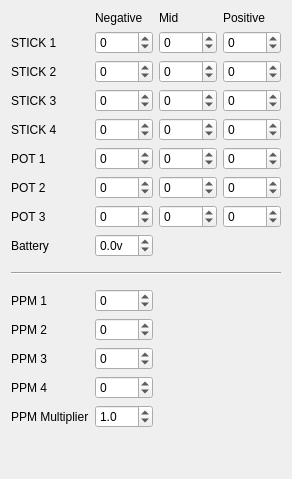
     <widget class="QWidget" name="tabCalibration">
      <attribute name="title">
       <string>Calibration</string>
      </attribute>
      <layout class="QGridLayout" name="gridLayout_2" columnstretch="0,1,1,1">
       <item row="0" column="1">
        <widget class="QLabel" name="label_24">
         <property name="text">
          <string>Negative</string>
         </property>
        </widget>
       </item>
       <item row="0" column="2">
        <widget class="QLabel" name="label_25">
         <property name="text">
          <string>Mid</string>
         </property>
        </widget>
       </item>
       <item row="0" column="3">
        <widget class="QLabel" name="label_26">
         <property name="text">
          <string>Positive</string>
         </property>
        </widget>
       </item>
       <item row="1" column="0">
        <widget class="QLabel" name="label_15">
         <property name="text">
          <string>STICK 1</string>
         </property>
        </widget>
       </item>
       <item row="1" column="1">
        <widget class="QSpinBox" name="ana1Neg">
         <property name="statusTip">
          <string/>
         </property>
         <property name="minimum">
          <number>-9999</number>
         </property>
         <property name="maximum">
          <number>9999</number>
         </property>
        </widget>
       </item>
       <item row="1" column="2">
        <widget class="QSpinBox" name="ana1Mid">
         <property name="statusTip">
          <string/>
         </property>
         <property name="minimum">
          <number>-9999</number>
         </property>
         <property name="maximum">
          <number>9999</number>
         </property>
         <property name="value">
          <number>0</number>
         </property>
        </widget>
       </item>
       <item row="1" column="3">
        <widget class="QSpinBox" name="ana1Pos">
         <property name="statusTip">
          <string/>
         </property>
         <property name="minimum">
          <number>-9999</number>
         </property>
         <property name="maximum">
          <number>9999</number>
         </property>
        </widget>
       </item>
       <item row="2" column="0">
        <widget class="QLabel" name="label_16">
         <property name="text">
          <string>STICK 2</string>
         </property>
        </widget>
       </item>
       <item row="2" column="1">
        <widget class="QSpinBox" name="ana2Neg">
         <property name="statusTip">
          <string/>
         </property>
         <property name="minimum">
          <number>-9999</number>
         </property>
         <property name="maximum">
          <number>9999</number>
         </property>
        </widget>
       </item>
       <item row="2" column="2">
        <widget class="QSpinBox" name="ana2Mid">
         <property name="statusTip">
          <string/>
         </property>
         <property name="minimum">
          <number>-9999</number>
         </property>
         <property name="maximum">
          <number>9999</number>
         </property>
        </widget>
       </item>
       <item row="2" column="3">
        <widget class="QSpinBox" name="ana2Pos">
         <property name="statusTip">
          <string/>
         </property>
         <property name="minimum">
          <number>-9999</number>
         </property>
         <property name="maximum">
          <number>9999</number>
         </property>
        </widget>
       </item>
       <item row="3" column="0">
        <widget class="QLabel" name="label_17">
         <property name="text">
          <string>STICK 3</string>
         </property>
        </widget>
       </item>
       <item row="3" column="1">
        <widget class="QSpinBox" name="ana3Neg">
         <property name="statusTip">
          <string/>
         </property>
         <property name="minimum">
          <number>-9999</number>
         </property>
         <property name="maximum">
          <number>9999</number>
         </property>
        </widget>
       </item>
       <item row="3" column="2">
        <widget class="QSpinBox" name="ana3Mid">
         <property name="statusTip">
          <string/>
         </property>
         <property name="minimum">
          <number>-9999</number>
         </property>
         <property name="maximum">
          <number>9999</number>
         </property>
        </widget>
       </item>
       <item row="3" column="3">
        <widget class="QSpinBox" name="ana3Pos">
         <property name="statusTip">
          <string/>
         </property>
         <property name="minimum">
          <number>-9999</number>
         </property>
         <property name="maximum">
          <number>9999</number>
         </property>
        </widget>
       </item>
       <item row="4" column="0">
        <widget class="QLabel" name="label_18">
         <property name="text">
          <string>STICK 4</string>
         </property>
        </widget>
       </item>
       <item row="4" column="1">
        <widget class="QSpinBox" name="ana4Neg">
         <property name="statusTip">
          <string/>
         </property>
         <property name="minimum">
          <number>-9999</number>
         </property>
         <property name="maximum">
          <number>9999</number>
         </property>
         <property name="value">
          <number>0</number>
         </property>
        </widget>
       </item>
       <item row="4" column="2">
        <widget class="QSpinBox" name="ana4Mid">
         <property name="statusTip">
          <string/>
         </property>
         <property name="minimum">
          <number>-9999</number>
         </property>
         <property name="maximum">
          <number>9999</number>
         </property>
        </widget>
       </item>
       <item row="4" column="3">
        <widget class="QSpinBox" name="ana4Pos">
         <property name="statusTip">
          <string/>
         </property>
         <property name="minimum">
          <number>-9999</number>
         </property>
         <property name="maximum">
          <number>9999</number>
         </property>
        </widget>
       </item>
       <item row="5" column="0">
        <widget class="QLabel" name="label_19">
         <property name="text">
          <string>POT 1</string>
         </property>
        </widget>
       </item>
       <item row="5" column="1">
        <widget class="QSpinBox" name="ana5Neg">
         <property name="statusTip">
          <string/>
         </property>
         <property name="minimum">
          <number>-9999</number>
         </property>
         <property name="maximum">
          <number>9999</number>
         </property>
        </widget>
       </item>
       <item row="5" column="2">
        <widget class="QSpinBox" name="ana5Mid">
         <property name="statusTip">
          <string/>
         </property>
         <property name="minimum">
          <number>-9999</number>
         </property>
         <property name="maximum">
          <number>9999</number>
         </property>
        </widget>
       </item>
       <item row="5" column="3">
        <widget class="QSpinBox" name="ana5Pos">
         <property name="statusTip">
          <string/>
         </property>
         <property name="minimum">
          <number>-9999</number>
         </property>
         <property name="maximum">
          <number>9999</number>
         </property>
        </widget>
       </item>
       <item row="6" column="0">
        <widget class="QLabel" name="label_20">
         <property name="text">
          <string>POT 2</string>
         </property>
        </widget>
       </item>
       <item row="6" column="1">
        <widget class="QSpinBox" name="ana6Neg">
         <property name="statusTip">
          <string/>
         </property>
         <property name="minimum">
          <number>-9999</number>
         </property>
         <property name="maximum">
          <number>9999</number>
         </property>
        </widget>
       </item>
       <item row="6" column="2">
        <widget class="QSpinBox" name="ana6Mid">
         <property name="statusTip">
          <string/>
         </property>
         <property name="minimum">
          <number>-9999</number>
         </property>
         <property name="maximum">
          <number>9999</number>
         </property>
        </widget>
       </item>
       <item row="6" column="3">
        <widget class="QSpinBox" name="ana6Pos">
         <property name="statusTip">
          <string/>
         </property>
         <property name="minimum">
          <number>-9999</number>
         </property>
         <property name="maximum">
          <number>9999</number>
         </property>
        </widget>
       </item>
       <item row="7" column="0">
        <widget class="QLabel" name="label_21">
         <property name="text">
          <string>POT 3</string>
         </property>
        </widget>
       </item>
       <item row="7" column="1">
        <widget class="QSpinBox" name="ana7Neg">
         <property name="statusTip">
          <string/>
         </property>
         <property name="minimum">
          <number>-9999</number>
         </property>
         <property name="maximum">
          <number>9999</number>
         </property>
        </widget>
       </item>
       <item row="7" column="2">
        <widget class="QSpinBox" name="ana7Mid">
         <property name="statusTip">
          <string/>
         </property>
         <property name="minimum">
          <number>-9999</number>
         </property>
         <property name="maximum">
          <number>9999</number>
         </property>
        </widget>
       </item>
       <item row="7" column="3">
        <widget class="QSpinBox" name="ana7Pos">
         <property name="statusTip">
          <string/>
         </property>
         <property name="minimum">
          <number>-9999</number>
         </property>
         <property name="maximum">
          <number>9999</number>
         </property>
        </widget>
       </item>
       <item row="8" column="0">
        <widget class="QLabel" name="label_22">
         <property name="text">
          <string>Battery</string>
         </property>
        </widget>
       </item>
       <item row="8" column="1">
        <widget class="QDoubleSpinBox" name="battCalib">
         <property name="statusTip">
          <string/>
         </property>
         <property name="suffix">
          <string>v</string>
         </property>
         <property name="decimals">
          <number>1</number>
         </property>
         <property name="minimum">
          <double>-9.900000000000000</double>
         </property>
         <property name="maximum">
          <double>9.900000000000000</double>
         </property>
         <property name="singleStep">
          <double>0.100000000000000</double>
         </property>
        </widget>
       </item>
       <item row="16" column="0">
        <widget class="QLabel" name="label_30">
         <property name="text">
          <string>PPM Multiplier</string>
         </property>
        </widget>
       </item>
       <item row="16" column="1">
        <widget class="QDoubleSpinBox" name="PPM_MultiplierDSB">
         <property name="decimals">
          <number>1</number>
         </property>
         <property name="maximum">
          <double>5.000000000000000</double>
         </property>
         <property name="value">
          <double>1.000000000000000</double>
         </property>
        </widget>
       </item>
       <item row="17" column="1">
        <spacer name="verticalSpacer">
         <property name="orientation">
          <enum>Qt::Vertical</enum>
         </property>
         <property name="sizeHint" stdset="0">
          <size>
           <width>20</width>
           <height>40</height>
          </size>
         </property>
        </spacer>
       </item>
       <item row="10" column="0" colspan="4">
        <widget class="Line" name="line">
         <property name="sizePolicy">
          <sizepolicy hsizetype="Minimum" vsizetype="Fixed">
           <horstretch>0</horstretch>
           <verstretch>0</verstretch>
          </sizepolicy>
         </property>
         <property name="minimumSize">
          <size>
           <width>0</width>
           <height>20</height>
          </size>
         </property>
         <property name="lineWidth">
          <number>1</number>
         </property>
         <property name="orientation">
          <enum>Qt::Horizontal</enum>
         </property>
        </widget>
       </item>
       <item row="11" column="0">
        <widget class="QLabel" name="label_23">
         <property name="text">
          <string>PPM 1</string>
         </property>
        </widget>
       </item>
       <item row="13" column="1">
        <widget class="QSpinBox" name="PPM2">
         <property name="toolTip">
          <string/>
         </property>
         <property name="statusTip">
          <string/>
         </property>
         <property name="whatsThis">
          <string/>
         </property>
         <property name="minimum">
          <number>-9999</number>
         </property>
         <property name="maximum">
          <number>9999</number>
         </property>
        </widget>
       </item>
       <item row="14" column="1">
        <widget class="QSpinBox" name="PPM3">
         <property name="toolTip">
          <string/>
         </property>
         <property name="statusTip">
          <string/>
         </property>
         <property name="whatsThis">
          <string/>
         </property>
         <property name="minimum">
          <number>-9999</number>
         </property>
         <property name="maximum">
          <number>9999</number>
         </property>
        </widget>
       </item>
       <item row="15" column="1">
        <widget class="QSpinBox" name="PPM4">
         <property name="toolTip">
          <string/>
         </property>
         <property name="statusTip">
          <string/>
         </property>
         <property name="whatsThis">
          <string/>
         </property>
         <property name="minimum">
          <number>-9999</number>
         </property>
         <property name="maximum">
          <number>9999</number>
         </property>
        </widget>
       </item>
       <item row="11" column="1">
        <widget class="QSpinBox" name="PPM1">
         <property name="toolTip">
          <string/>
         </property>
         <property name="statusTip">
          <string/>
         </property>
         <property name="whatsThis">
          <string/>
         </property>
         <property name="minimum">
          <number>-9999</number>
         </property>
         <property name="maximum">
          <number>9999</number>
         </property>
        </widget>
       </item>
       <item row="13" column="0">
        <widget class="QLabel" name="label_33">
         <property name="text">
          <string>PPM 2</string>
         </property>
        </widget>
       </item>
       <item row="14" column="0">
        <widget class="QLabel" name="label_34">
         <property name="text">
          <string>PPM 3</string>
         </property>
        </widget>
       </item>
       <item row="15" column="0">
        <widget class="QLabel" name="label_35">
         <property name="text">
          <string>PPM 4</string>
         </property>
        </widget>
       </item>
      </layout>
     </widget>
